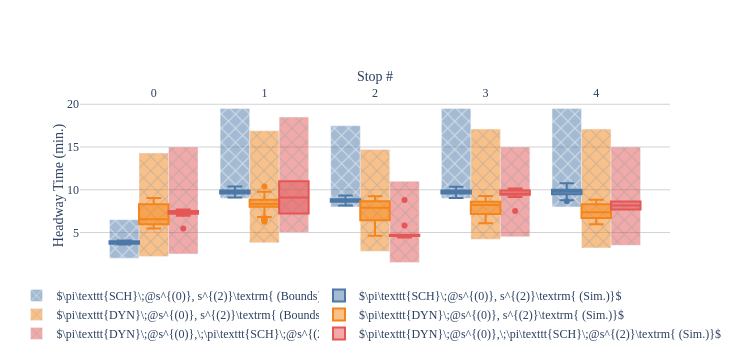
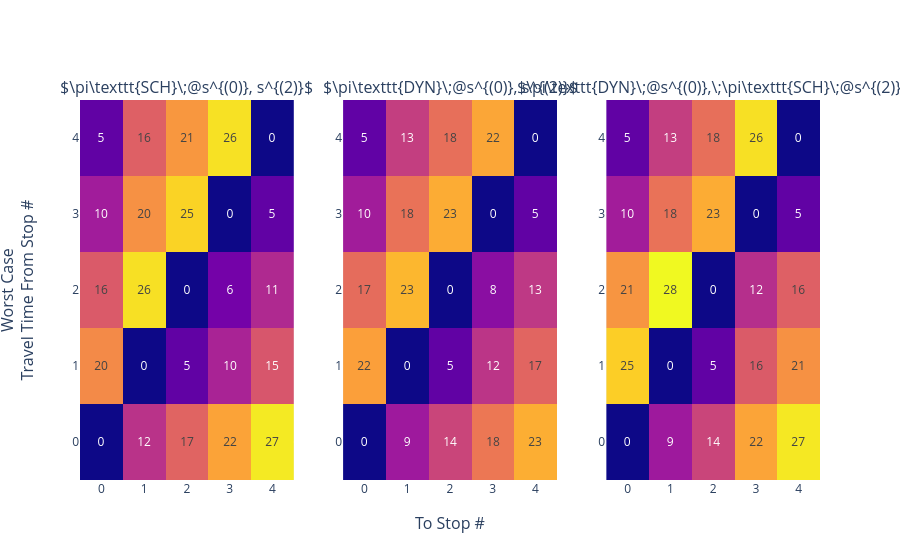

The notebook cell these images were saved under, in order:
### Markdown cell above
## Exp 3: Terminal and Midpoint Holding
Consider the case where the first and middle stops are governed by a holding policy.  This represents the case where buses are released from a terminal, travel to another terminal, and then travel back to their originating terminal.

### Code cell
T_MAX = 60 * 24 * 7
N_STOPS = 5
BASE_ROUTE = [
    StopConfig(
        tau=(4, 4.5),
        delta=(0, 0.5),
        policy=BolehPolicy,
        policy_args={},
    ) for _ in range(N_STOPS)
]
START_TIMES = [0, 10, 20]

# Scheduled terminal departure
SCHED_ROUTE = deepcopy(BASE_ROUTE)
SCHED_ROUTE[0].policy = InfiniteSchedulePolicy
SCHED_ROUTE[0].policy_args = {'time_delta': 10, 'offset': 30}
SCHED_ROUTE[2].policy = InfiniteSchedulePolicy
SCHED_ROUTE[2].policy_args = {'time_delta': 10, 'offset': 10}

# Headway driven holding
HEADWAY_ROUTE = deepcopy(BASE_ROUTE)
HEADWAY_ROUTE[0].policy = HeadwayDrivenPolicy
HEADWAY_ROUTE[0].policy_args = {'activation_ratio': 0.75, 'max_holding': 30}
HEADWAY_ROUTE[2].policy = HeadwayDrivenPolicy
HEADWAY_ROUTE[2].policy_args = {'activation_ratio': 0.75, 'max_holding': 30}

# Headway driven holding at initial terminal with scheduled departures at midpoint
HS_ROUTE = deepcopy(BASE_ROUTE)
HS_ROUTE[0].policy = HeadwayDrivenPolicy
HS_ROUTE[0].policy_args = {'activation_ratio': 0.75, 'max_holding': 30}
HS_ROUTE[2].policy = InfiniteSchedulePolicy
HS_ROUTE[2].policy_args = {'time_delta': 10, 'offset': 0}

routes = [
    RouteConfig(name=r'\pi\texttt{SCH}\;@s^{(0)}, s^{(2)}', route=SCHED_ROUTE, start_times=START_TIMES),
    RouteConfig(name=r'\pi\texttt{DYN}\;@s^{(0)}, s^{(2)}', route=HEADWAY_ROUTE, start_times=START_TIMES),
    RouteConfig(name=r'\pi\texttt{DYN}\;@s^{(0)},\;\pi\texttt{SCH}\;@s^{(2)}', route=HS_ROUTE, start_times=START_TIMES),
]

run_experiment(exp_id='holdstop02', routes=routes, t_max=T_MAX)

### Figure 1 — Plotly figure (JSON) as saved in the notebook; plotly's stock layout.template omitted (floating-point values rounded to 4 significant figures; data arrays with more than 128 entries replaced by an {"elided": "..."} marker saying what was removed)
{"data": [{"base": [2], "legend": "legend", "marker": {"color": "#4C78A8", "pattern": {"shape": "x"}}, "name": "$\\pi\\texttt{SCH}\\;@s^{(0)}, s^{(2)}\\textrm{ (Bounds)}$", "opacity": 0.5, "showlegend": true, "type": "bar", "width": 0.2667, "x": [-0.2667], "y": [4.5]}, {"legend": "legend2", "marker": {"color": "#4C78A8"}, "name": "$\\pi\\texttt{SCH}\\;@s^{(0)}, s^{(2)}\\textrm{ (Sim.)}$", "opacity": 1, "showlegend": true, "type": "box", "width": 0.2667, "x": [-0.2667, -0.2667, -0.2667, -0.2667, -0.2667, -0.2667, -0.2667, -0.2667, -0.2667, -0.2667, -0.2667, -0.2667, -0.2667, -0.2667, -0.2667, -0.2667, -0.2667, -0.2667, -0.2667, -0.2667, -0.2667, -0.2667, -0.2667, -0.2667, -0.2667, -0.2667, -0.2667, -0.2667, -0.2667], "y": [3.695, 3.711, 3.662, 3.708, 3.822, 3.795, 3.591, 3.741, 3.945, 4.068, 3.68, 4.049, 3.634, 4.04, 4.041, 3.891, 4.077, 3.724, 3.748, 3.661, 3.697, 3.7, 3.882, 3.87, 3.84, 3.802, 4.06, 3.836, 4.051]}, {"base": [9], "legend": "legend", "marker": {"color": "#4C78A8", "pattern": {"shape": "x"}}, "name": "$\\pi\\texttt{SCH}\\;@s^{(0)}, s^{(2)}\\textrm{ (Bounds)}$", "opacity": 0.5, "showlegend": false, "type": "bar", "width": 0.2667, "x": [0.7333], "y": [10.5]}, {"legend": "legend2", "marker": {"color": "#4C78A8"}, "name": "$\\pi\\texttt{SCH}\\;@s^{(0)}, s^{(2)}\\textrm{ (Sim.)}$", "opacity": 1, "showlegend": false, "type": "box", "width": 0.2667, "x": {"elided": "554 float values"}, "y": {"elided": "554 float values"}}, {"base": [8], "legend": "legend", "marker": {"color": "#4C78A8", "pattern": {"shape": "x"}}, "name": "$\\pi\\texttt{SCH}\\;@s^{(0)}, s^{(2)}\\textrm{ (Bounds)}$", "opacity": 0.5, "showlegend": false, "type": "bar", "width": 0.2667, "x": [1.733], "y": [9.5]}, {"legend": "legend2", "marker": {"color": "#4C78A8"}, "name": "$\\pi\\texttt{SCH}\\;@s^{(0)}, s^{(2)}\\textrm{ (Sim.)}$", "opacity": 1, "showlegend": false, "type": "box", "width": 0.2667, "x": {"elided": "400 float values"}, "y": {"elided": "400 float values"}}, {"base": [9], "legend": "legend", "marker": {"color": "#4C78A8", "pattern": {"shape": "x"}}, "name": "$\\pi\\texttt{SCH}\\;@s^{(0)}, s^{(2)}\\textrm{ (Bounds)}$", "opacity": 0.5, "showlegend": false, "type": "bar", "width": 0.2667, "x": [2.733], "y": [10.5]}, {"legend": "legend2", "marker": {"color": "#4C78A8"}, "name": "$\\pi\\texttt{SCH}\\;@s^{(0)}, s^{(2)}\\textrm{ (Sim.)}$", "opacity": 1, "showlegend": false, "type": "box", "width": 0.2667, "x": {"elided": "562 float values"}, "y": {"elided": "562 float values"}}, {"base": [8], "legend": "legend", "marker": {"color": "#4C78A8", "pattern": {"shape": "x"}}, "name": "$\\pi\\texttt{SCH}\\;@s^{(0)}, s^{(2)}\\textrm{ (Bounds)}$", "opacity": 0.5, "showlegend": false, "type": "bar", "width": 0.2667, "x": [3.733], "y": [11.5]}, {"legend": "legend2", "marker": {"color": "#4C78A8"}, "name": "$\\pi\\texttt{SCH}\\;@s^{(0)}, s^{(2)}\\textrm{ (Sim.)}$", "opacity": 1, "showlegend": false, "type": "box", "width": 0.2667, "x": {"elided": "411 float values"}, "y": {"elided": "411 float values"}}, {"base": [2.2], "legend": "legend", "marker": {"color": "#F58518", "pattern": {"shape": "x"}}, "name": "$\\pi\\texttt{DYN}\\;@s^{(0)}, s^{(2)}\\textrm{ (Bounds)}$", "opacity": 0.5, "showlegend": true, "type": "bar", "width": 0.2667, "x": [-2.776e-17], "y": [12.1]}, {"legend": "legend2", "marker": {"color": "#F58518"}, "name": "$\\pi\\texttt{DYN}\\;@s^{(0)}, s^{(2)}\\textrm{ (Sim.)}$", "opacity": 1, "showlegend": true, "type": "box", "width": 0.2667, "x": [-2.776e-17, -2.776e-17, -2.776e-17, -2.776e-17, -2.776e-17, -2.776e-17, -2.776e-17, -2.776e-17, -2.776e-17, -2.776e-17, -2.776e-17, -2.776e-17, -2.776e-17, -2.776e-17, -2.776e-17, -2.776e-17, -2.776e-17, -2.776e-17, -2.776e-17, -2.776e-17, -2.776e-17, -2.776e-17, -2.776e-17, -2.776e-17, -2.776e-17, -2.776e-17, -2.776e-17, -2.776e-17, -2.776e-17, -2.776e-17, -2.776e-17, -2.776e-17, -2.776e-17, -2.776e-17, -2.776e-17, -2.776e-17, -2.776e-17, -2.776e-17, -2.776e-17, -2.776e-17, -2.776e-17, -2.776e-17, -2.776e-17, -2.776e-17, -2.776e-17, -2.776e-17, -2.776e-17, -2.776e-17, -2.776e-17, -2.776e-17, -2.776e-17, -2.776e-17, -2.776e-17, -2.776e-17, -2.776e-17, -2.776e-17, -2.776e-17, -2.776e-17, -2.776e-17, -2.776e-17, -2.776e-17, -2.776e-17, -2.776e-17, -2.776e-17, -2.776e-17, -2.776e-17, -2.776e-17, -2.776e-17, -2.776e-17, -2.776e-17, -2.776e-17, -2.776e-17, -2.776e-17, -2.776e-17, -2.776e-17, -2.776e-17, -2.776e-17, -2.776e-17, -2.776e-17, -2.776e-17], "y": [5.482, 8.484, 8.268, 8.694, 5.816, 8.209, 6.287, 5.624, 5.994, 6.135, 5.603, 6.304, 6.628, 6.637, 6.762, 8.581, 8.496, 8.275, 8.109, 5.899, 8.445, 8.748, 8.585, 6.634, 5.926, 5.968, 7.049, 6.488, 8.435, 6.079, 6.305, 8.292, 6.136, 6.554, 8.207, 5.837, 5.657, 8.325, 6.505, 6.649, 8.287, 8.537, 8.081, 5.969, 8.576, 5.548, 5.553, 6.203, 6.321, 8.5, 8.408, 8.834, 5.511, 8.698, 8.608, 6.981, 6.295, 6.206, 8.054, 5.947, 5.665, 5.761, 5.903, 7.89, 8.744, 6.339, 6.48, 9.023, 5.699, 5.92, 6.052, 8.272, 6.004, 6.39, 5.944, 6.533, 8.316, 6.575, 6.223, 8.474]}, {"base": [3.8], "legend": "legend", "marker": {"color": "#F58518", "pattern": {"shape": "x"}}, "name": "$\\pi\\texttt{DYN}\\;@s^{(0)}, s^{(2)}\\textrm{ (Bounds)}$", "opacity": 0.5, "showlegend": false, "type": "bar", "width": 0.2667, "x": [1], "y": [13.1]}, {"legend": "legend2", "marker": {"color": "#F58518"}, "name": "$\\pi\\texttt{DYN}\\;@s^{(0)}, s^{(2)}\\textrm{ (Sim.)}$", "opacity": 1, "showlegend": false, "type": "box", "width": 0.2667, "x": [1, 1, 1, 1, 1, 1, 1, 1, 1, 1, 1, 1, 1, 1, 1, 1, 1, 1, 1, 1, 1, 1, 1, 1, 1, 1, 1, 1, 1, 1, 1, 1, 1, 1, 1, 1, 1, 1, 1, 1, 1, 1, 1, 1], "y": [8.754, 9.433, 9.571, 9.724, 8.702, 8.324, 6.452, 6.823, 6.671, 8.2, 8.554, 9.769, 8.17, 10.4, 9.419, 8.224, 8.654, 6.616, 8.792, 9.446, 8.326, 8.002, 9.057, 8.698, 8.154, 8.037, 6.652, 6.269, 8.633, 8.839, 9.239, 9.067, 8.841, 7.659, 8.323, 8.36, 8.77, 6.537, 8.761, 6.493, 6.859, 8.132, 8.268, 8.025]}, {"base": [2.8], "legend": "legend", "marker": {"color": "#F58518", "pattern": {"shape": "x"}}, "name": "$\\pi\\texttt{DYN}\\;@s^{(0)}, s^{(2)}\\textrm{ (Bounds)}$", "opacity": 0.5, "showlegend": false, "type": "bar", "width": 0.2667, "x": [2], "y": [11.9]}, {"legend": "legend2", "marker": {"color": "#F58518"}, "name": "$\\pi\\texttt{DYN}\\;@s^{(0)}, s^{(2)}\\textrm{ (Sim.)}$", "opacity": 1, "showlegend": false, "type": "box", "width": 0.2667, "x": [2, 2, 2, 2, 2, 2, 2, 2, 2, 2, 2, 2, 2, 2, 2, 2, 2, 2, 2, 2, 2, 2, 2, 2, 2, 2, 2, 2, 2, 2, 2, 2, 2, 2, 2, 2, 2, 2, 2, 2, 2, 2, 2, 2, 2, 2, 2, 2, 2, 2, 2, 2, 2, 2, 2, 2, 2, 2, 2, 2, 2, 2, 2, 2], "y": [8.803, 6.506, 6.85, 6.601, 7.094, 8.722, 8.607, 8.674, 8.825, 6.4, 6.569, 6.393, 5.827, 8.656, 6.348, 6.082, 6.337, 8.259, 8.804, 7.209, 8.852, 8.408, 8.903, 5.957, 6.058, 4.632, 9.066, 8.51, 6.993, 8.605, 8.136, 8.392, 6.716, 6.062, 8.652, 6.497, 8.811, 9.128, 5.859, 8.233, 6.773, 8.314, 6.322, 9.257, 6.706, 6.106, 8.396, 8.851, 8.758, 6.607, 8.756, 8.783, 9.062, 6.089, 6.472, 7.661, 8.65, 8.234, 6.488, 6.481, 8.543, 8.223, 5.55, 6.363]}, {"base": [4.2], "legend": "legend", "marker": {"color": "#F58518", "pattern": {"shape": "x"}}, "name": "$\\pi\\texttt{DYN}\\;@s^{(0)}, s^{(2)}\\textrm{ (Bounds)}$", "opacity": 0.5, "showlegend": false, "type": "bar", "width": 0.2667, "x": [3], "y": [12.9]}, {"legend": "legend2", "marker": {"color": "#F58518"}, "name": "$\\pi\\texttt{DYN}\\;@s^{(0)}, s^{(2)}\\textrm{ (Sim.)}$", "opacity": 1, "showlegend": false, "type": "box", "width": 0.2667, "x": [3, 3, 3, 3, 3, 3, 3, 3, 3, 3, 3, 3, 3, 3, 3, 3, 3, 3, 3, 3, 3, 3, 3, 3, 3, 3, 3, 3, 3, 3, 3, 3, 3, 3, 3, 3, 3, 3, 3, 3, 3, 3, 3, 3, 3, 3, 3, 3, 3, 3, 3, 3, 3, 3, 3, 3, 3, 3, 3, 3, 3, 3, 3, 3, 3, 3, 3, 3, 3, 3, 3, 3, 3, 3, 3, 3, 3, 3, 3], "y": [7.513, 8.877, 7.015, 8.544, 7.528, 7.68, 6.309, 7.364, 8.851, 8.571, 7.927, 8.192, 6.558, 8.576, 8.916, 6.851, 8.217, 8.531, 8.333, 8.572, 8.854, 7.254, 8.919, 6.373, 9.261, 8.606, 8.464, 8.272, 8.47, 6.824, 8.766, 8.588, 7.017, 8.249, 8.177, 8.476, 6.679, 8.53, 6.097, 9.273, 7.613, 9.168, 6.609, 6.526, 9.011, 7.396, 7.015, 6.846, 6.491, 7.97, 8.874, 9.07, 6.373, 6.973, 8.569, 7.353, 7.272, 9.05, 7.217, 8.784, 6.959, 8.722, 8.083, 8.285, 6.418, 8.219, 7.334, 8.35, 9.18, 8.679, 8.523, 6.685, 8.011, 7.169, 8.465, 7.41, 9.072, 8.73, 7.996]}, {"base": [3.2], "legend": "legend", "marker": {"color": "#F58518", "pattern": {"shape": "x"}}, "name": "$\\pi\\texttt{DYN}\\;@s^{(0)}, s^{(2)}\\textrm{ (Bounds)}$", "opacity": 0.5, "showlegend": false, "type": "bar", "width": 0.2667, "x": [4], "y": [13.9]}, {"legend": "legend2", "marker": {"color": "#F58518"}, "name": "$\\pi\\texttt{DYN}\\;@s^{(0)}, s^{(2)}\\textrm{ (Sim.)}$", "opacity": 1, "showlegend": false, "type": "box", "width": 0.2667, "x": [4, 4, 4, 4, 4, 4, 4, 4, 4, 4, 4, 4, 4, 4, 4, 4, 4, 4, 4, 4, 4, 4, 4, 4, 4, 4, 4, 4, 4, 4, 4, 4, 4, 4, 4, 4, 4, 4, 4, 4, 4, 4, 4, 4, 4, 4], "y": [7.689, 6.865, 8.395, 7.473, 6.89, 7.387, 6.713, 8.806, 7.896, 7.972, 8.368, 8.304, 7.124, 6.743, 7.533, 8.498, 8.387, 6.517, 6.622, 6.328, 6.54, 6.744, 7.793, 8.405, 7.506, 8.31, 6.617, 7.396, 8.2, 8.47, 7.213, 6.27, 6.576, 7.305, 6.815, 7.378, 8.516, 6.736, 8.431, 8.454, 6.608, 8.846, 6.517, 5.969, 6.983, 6.518]}, {"base": [2.5], "legend": "legend", "marker": {"color": "#E45756", "pattern": {"shape": "x"}}, "name": "$\\pi\\texttt{DYN}\\;@s^{(0)},\\;\\pi\\texttt{SCH}\\;@s^{(2)}\\textrm{ (Bounds)}$", "opacity": 0.5, "showlegend": true, "type": "bar", "width": 0.2667, "x": [0.2667], "y": [12.5]}, {"legend": "legend2", "marker": {"color": "#E45756"}, "name": "$\\pi\\texttt{DYN}\\;@s^{(0)},\\;\\pi\\texttt{SCH}\\;@s^{(2)}\\textrm{ (Sim.)}$", "opacity": 1, "showlegend": true, "type": "box", "width": 0.2667, "x": [0.2667, 0.2667, 0.2667, 0.2667, 0.2667, 0.2667, 0.2667, 0.2667, 0.2667, 0.2667, 0.2667, 0.2667, 0.2667, 0.2667, 0.2667, 0.2667, 0.2667, 0.2667, 0.2667, 0.2667], "y": [5.482, 7.31, 7.453, 6.951, 7.087, 7.321, 7.606, 7.098, 7.344, 7.515, 7.226, 7.531, 7.493, 7.313, 7.696, 7.623, 7.189, 7.536, 7.524, 7.486]}, {"base": [5], "legend": "legend", "marker": {"color": "#E45756", "pattern": {"shape": "x"}}, "name": "$\\pi\\texttt{DYN}\\;@s^{(0)},\\;\\pi\\texttt{SCH}\\;@s^{(2)}\\textrm{ (Bounds)}$", "opacity": 0.5, "showlegend": false, "type": "bar", "width": 0.2667, "x": [1.267], "y": [13.5]}, {"legend": "legend2", "marker": {"color": "#E45756"}, "name": "$\\pi\\texttt{DYN}\\;@s^{(0)},\\;\\pi\\texttt{SCH}\\;@s^{(2)}\\textrm{ (Sim.)}$", "opacity": 1, "showlegend": false, "type": "box", "width": 0.2667, "x": [1.267, 1.267], "y": [7.222, 10.99]}, {"base": [1.5], "legend": "legend", "marker": {"color": "#E45756", "pattern": {"shape": "x"}}, "name": "$\\pi\\texttt{DYN}\\;@s^{(0)},\\;\\pi\\texttt{SCH}\\;@s^{(2)}\\textrm{ (Bounds)}$", "opacity": 0.5, "showlegend": false, "type": "bar", "width": 0.2667, "x": [2.267], "y": [9.5]}, {"legend": "legend2", "marker": {"color": "#E45756"}, "name": "$\\pi\\texttt{DYN}\\;@s^{(0)},\\;\\pi\\texttt{SCH}\\;@s^{(2)}\\textrm{ (Sim.)}$", "opacity": 1, "showlegend": false, "type": "box", "width": 0.2667, "x": [2.267, 2.267, 2.267, 2.267, 2.267, 2.267, 2.267, 2.267, 2.267, 2.267, 2.267, 2.267], "y": [8.803, 4.586, 4.705, 4.713, 4.435, 4.719, 4.712, 4.419, 4.753, 4.681, 4.612, 5.829]}, {"base": [4.5], "legend": "legend", "marker": {"color": "#E45756", "pattern": {"shape": "x"}}, "name": "$\\pi\\texttt{DYN}\\;@s^{(0)},\\;\\pi\\texttt{SCH}\\;@s^{(2)}\\textrm{ (Bounds)}$", "opacity": 0.5, "showlegend": false, "type": "bar", "width": 0.2667, "x": [3.267], "y": [10.5]}, {"legend": "legend2", "marker": {"color": "#E45756"}, "name": "$\\pi\\texttt{DYN}\\;@s^{(0)},\\;\\pi\\texttt{SCH}\\;@s^{(2)}\\textrm{ (Sim.)}$", "opacity": 1, "showlegend": false, "type": "box", "width": 0.2667, "x": [3.267, 3.267, 3.267, 3.267, 3.267, 3.267, 3.267, 3.267, 3.267, 3.267, 3.267, 3.267, 3.267, 3.267, 3.267, 3.267, 3.267, 3.267, 3.267, 3.267, 3.267, 3.267, 3.267, 3.267, 3.267], "y": [7.513, 9.998, 9.516, 10.1, 9.341, 9.722, 9.244, 9.422, 9.917, 9.479, 9.929, 9.825, 9.148, 10.09, 9.417, 9.782, 9.513, 10.16, 9.513, 9.369, 9.617, 9.53, 9.69, 9.321, 10.12]}, {"base": [3.5], "legend": "legend", "marker": {"color": "#E45756", "pattern": {"shape": "x"}}, "name": "$\\pi\\texttt{DYN}\\;@s^{(0)},\\;\\pi\\texttt{SCH}\\;@s^{(2)}\\textrm{ (Bounds)}$", "opacity": 0.5, "showlegend": false, "type": "bar", "width": 0.2667, "x": [4.267], "y": [11.5]}, {"legend": "legend2", "marker": {"color": "#E45756"}, "name": "$\\pi\\texttt{DYN}\\;@s^{(0)},\\;\\pi\\texttt{SCH}\\;@s^{(2)}\\textrm{ (Sim.)}$", "opacity": 1, "showlegend": false, "type": "box", "width": 0.2667, "x": [4.267, 4.267], "y": [7.689, 8.627]}], "layout": {"font": {"family": "Times New Roman, serif"}, "height": 360, "legend": {"orientation": "v", "x": 0.25, "xanchor": "center", "y": -0.45, "yanchor": "bottom"}, "legend2": {"orientation": "v", "x": 0.75, "xanchor": "center", "y": -0.45, "yanchor": "bottom"}, "plot_bgcolor": "white", "width": 750, "xaxis": {"side": "top", "tickmode": "array", "tickvals": [0, 1, 2, 3, 4], "title": {"standoff": 0, "text": "Stop #"}}, "yaxis": {"gridcolor": "lightgrey", "showgrid": true, "title": {"standoff": 0, "text": "Headway Time (min.)"}, "zeroline": true, "zerolinecolor": "lightgrey"}}}

### Figure 2 — Plotly figure (JSON) as saved in the notebook; plotly's stock layout.template omitted (floating-point values rounded to 4 significant figures)
{"data": [{"showscale": false, "text": [[0, 11.97, 16.7, 21.99, 26.85], [19.98, 0, 4.963, 10.49, 15.38], [15.8, 26.24, 0, 6.338, 11.06], [9.728, 20.5, 25.39, 0, 4.967], [4.963, 16.3, 21.0, 26.3, 0]], "texttemplate": "%{text:.0f}", "type": "heatmap", "xaxis": "x", "yaxis": "y", "z": [[0, 11.97, 16.7, 21.99, 26.85], [19.98, 0, 4.963, 10.49, 15.38], [15.8, 26.24, 0, 6.338, 11.06], [9.728, 20.5, 25.39, 0, 4.967], [4.963, 16.3, 21.0, 26.3, 0]], "zmax": 27.87, "zmin": 0}, {"showscale": false, "text": [[0, 9.457, 13.72, 18.4, 22.76], [21.66, 0, 4.986, 12.24, 16.79], [17.4, 23.43, 0, 7.98, 12.54], [9.795, 17.98, 22.6, 0, 4.988], [4.991, 13.04, 17.65, 22.16, 0]], "texttemplate": "%{text:.0f}", "type": "heatmap", "xaxis": "x2", "yaxis": "y2", "z": [[0, 9.457, 13.72, 18.4, 22.76], [21.66, 0, 4.986, 12.24, 16.79], [17.4, 23.43, 0, 7.98, 12.54], [9.795, 17.98, 22.6, 0, 4.988], [4.991, 13.04, 17.65, 22.16, 0]], "zmax": 27.87, "zmin": 0}, {"showscale": false, "text": [[0, 9.457, 13.72, 22.01, 26.76], [25.06, 0, 4.986, 15.84, 20.53], [20.84, 27.87, 0, 11.62, 16.31], [9.807, 17.98, 22.6, 0, 4.987], [4.975, 13.04, 17.65, 26.24, 0]], "texttemplate": "%{text:.0f}", "type": "heatmap", "xaxis": "x3", "yaxis": "y3", "z": [[0, 9.457, 13.72, 22.01, 26.76], [25.06, 0, 4.986, 15.84, 20.53], [20.84, 27.87, 0, 11.62, 16.31], [9.807, 17.98, 22.6, 0, 4.987], [4.975, 13.04, 17.65, 26.24, 0]], "zmax": 27.87, "zmin": 0}], "layout": {"annotations": [{"font": {"size": 16}, "showarrow": false, "text": "$\\pi\\texttt{SCH}\\;@s^{(0)}, s^{(2)}$", "x": 0.1444, "xanchor": "center", "xref": "paper", "y": 1, "yanchor": "bottom", "yref": "paper"}, {"font": {"size": 16}, "showarrow": false, "text": "$\\pi\\texttt{DYN}\\;@s^{(0)}, s^{(2)}$", "x": 0.5, "xanchor": "center", "xref": "paper", "y": 1, "yanchor": "bottom", "yref": "paper"}, {"font": {"size": 16}, "showarrow": false, "text": "$\\pi\\texttt{DYN}\\;@s^{(0)},\\;\\pi\\texttt{SCH}\\;@s^{(2)}$", "x": 0.8556, "xanchor": "center", "xref": "paper", "y": 1, "yanchor": "bottom", "yref": "paper"}, {"font": {"size": 16}, "showarrow": false, "text": "To Stop #", "x": 0.5, "xanchor": "center", "xref": "paper", "y": 0, "yanchor": "top", "yref": "paper", "yshift": -30}, {"font": {"size": 16}, "showarrow": false, "text": "Worst Case<br>Travel Time From Stop #", "textangle": -90, "x": 0, "xanchor": "right", "xref": "paper", "xshift": -40, "y": 0.5, "yanchor": "middle", "yref": "paper"}], "xaxis": {"anchor": "y", "domain": [0, 0.2889], "ticktext": ["0", "1", "2", "3", "4"], "tickvals": [0, 1, 2, 3, 4]}, "xaxis2": {"anchor": "y2", "domain": [0.3556, 0.6444], "ticktext": ["0", "1", "2", "3", "4"], "tickvals": [0, 1, 2, 3, 4]}, "xaxis3": {"anchor": "y3", "domain": [0.7111, 1], "ticktext": ["0", "1", "2", "3", "4"], "tickvals": [0, 1, 2, 3, 4]}, "yaxis": {"anchor": "x", "domain": [0, 1], "ticktext": ["0", "1", "2", "3", "4"], "tickvals": [0, 1, 2, 3, 4]}, "yaxis2": {"anchor": "x2", "domain": [0, 1], "ticktext": ["0", "1", "2", "3", "4"], "tickvals": [0, 1, 2, 3, 4]}, "yaxis3": {"anchor": "x3", "domain": [0, 1], "ticktext": ["0", "1", "2", "3", "4"], "tickvals": [0, 1, 2, 3, 4]}}}
